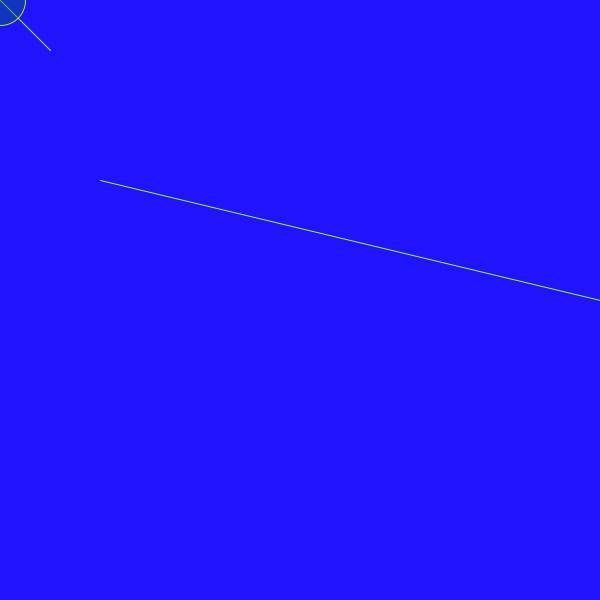
Frame 1 (no input)
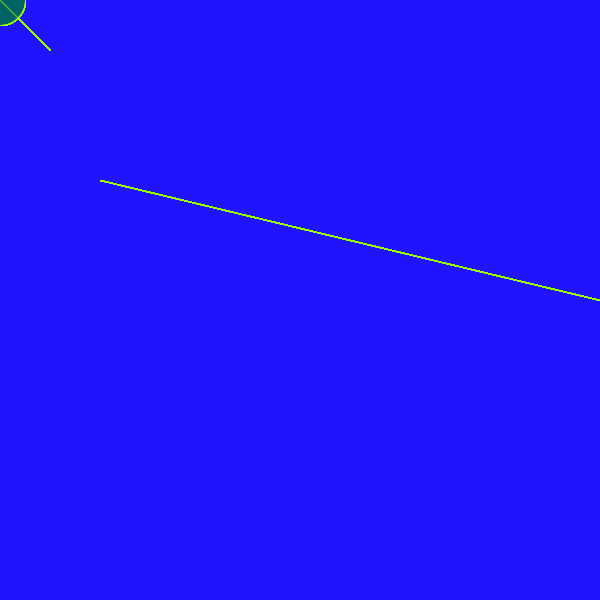
Frame 60 (the mouse pressed at the canvas centre just before this capture)
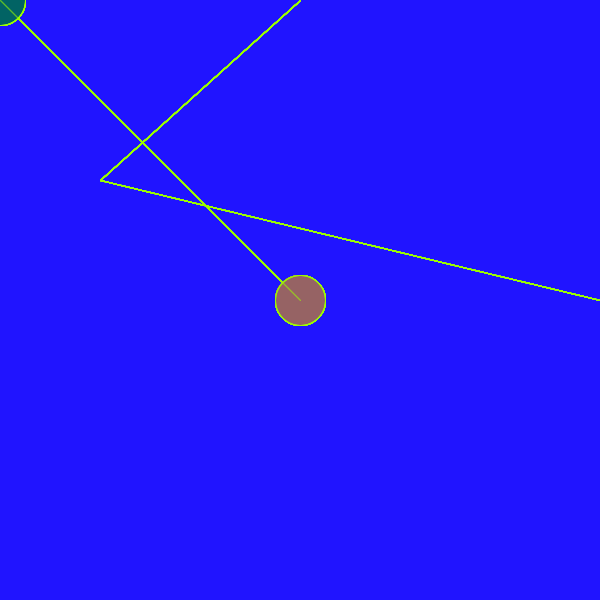
Frame 120 (the mouse held since frame 60 and released just before this capture)

The Processing sketch that drew these frames (run headless with seeded random() and noise(); from frame 60 on, the mouse is pressed at the canvas centre):

// Processing sketch: processing_135377
// ── processing_135377.pde

void setup(){
size (600,600);
background (random(50),20,255);
}
 
 
 void draw(){
   fill(mouseX/2,100,100,100);
   stroke (155,252,0);
   line(mouseX, mouseY, 50, 50);
   line(width-mouseX, height/2-mouseY, 100, 180);
   ellipse(mouseX, mouseY, 50, 50);
 }
